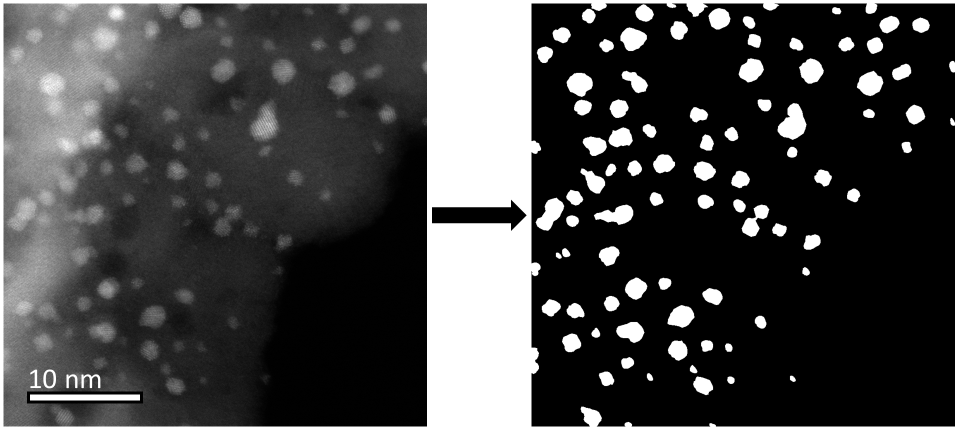
#> input picture example_segmentation.png, 1920 x 861 px (shown at 1/2 size)
$ python -i particle_segmentation.py   (imports and definitions only)
#> lines starting #> are read from the running program, lines starting #| are printed output that depends on the picture; after the words box and inside, x2 and y2 are one past the last pixel; in counts of white or black regions, pixels touching at a corner belong together
#> further down, picture is the input picture: shape (861, 1920); min 0, max 255, mean 69.9
# ana.rebeka.kamsek@ki.si, 2022

import numpy as np
import cv2
from scipy.signal import argrelextrema
from scipy.interpolate import splprep, splev
import matplotlib.pyplot as plt


def extract_histogram(image):
    """Extracts the intensity histogram from a grayscale image.

    :param image: a grayscale image
    :return: a flattened intensity histogram
    """

    max_value = np.iinfo(image.dtype).max
#> max_value = 255
    hist = cv2.calcHist([image], [0], None, [max_value], [0, max_value])
#> hist = 255 values, max 703846 at index 0, min 75 at index 234, mean 5370.8
    cv2.normalize(hist, hist)

    return hist.flatten()


def support_removal(image, show_hist=False):
    """Sets the pixels outside of particle regions to zero.

    Uses an intensity histogram to determine the threshold value. Works when the atomic number of
    the support is significantly lower than that of the particles and when there are no significant
    specimen thickness variations, i.e., when the support is uniform.
    :param image: input image
    :param show_hist: a Boolean value to determine whether the image histogram should be displayed
    :return: a thresholded image with particle areas retaining their original values
    """

    hist = extract_histogram(image)
#> hist = 255 values, max 0.993 at index 0, min 0.000106 at index 234, mean 0.00758

    # cut everything with a lower intensity than the second minimum
    # zero values are common when the image includes a vacuum region
    local_min = argrelextrema(hist, np.less)
    second_min = int(str(local_min)[14:16])
#> second_min = 10

    # optional display of a histogram and key values used for thresholding
    ax = plt.subplot(111)
    ax.plot(hist)
    plt.title("Histogram")
    plt.xlabel("Intensity (pixel value)")
    plt.ylabel("Frequency (share of pixels)")
    plt.vlines(second_min, 0, np.amax(hist) * 1.05, colors='red')
    if show_hist:
        plt.show()
    else:
        plt.close()
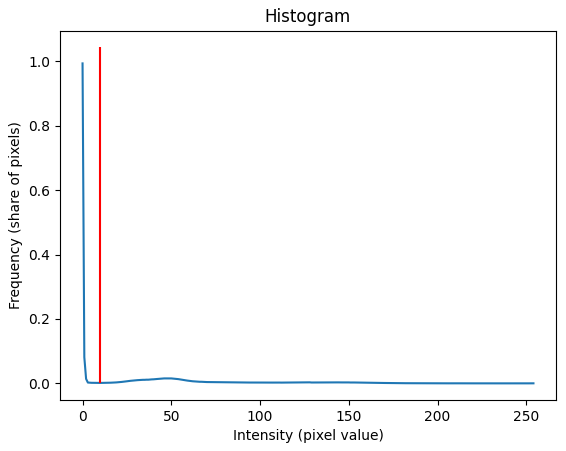
#> figure drawn by matplotlib, 1 panel; curve peaks at x = 0, y = 0.993

    # setting pixels with too low or too high values to zero
    _, thresholded = cv2.threshold(image, 0, second_min, cv2.THRESH_TOZERO)

    return thresholded


def particle_thresholding(image):
    """Constructs a binary mask containing all particles in an image and the corresponding background area.

    :param image: input image
    :return: a mask with all particles, an image with the background area
    """

    # preparation for segmentation and contouring
    image_2 = support_removal(image)
    _, thresh = cv2.threshold(image_2, 0, 255, cv2.THRESH_BINARY + cv2.THRESH_OTSU)
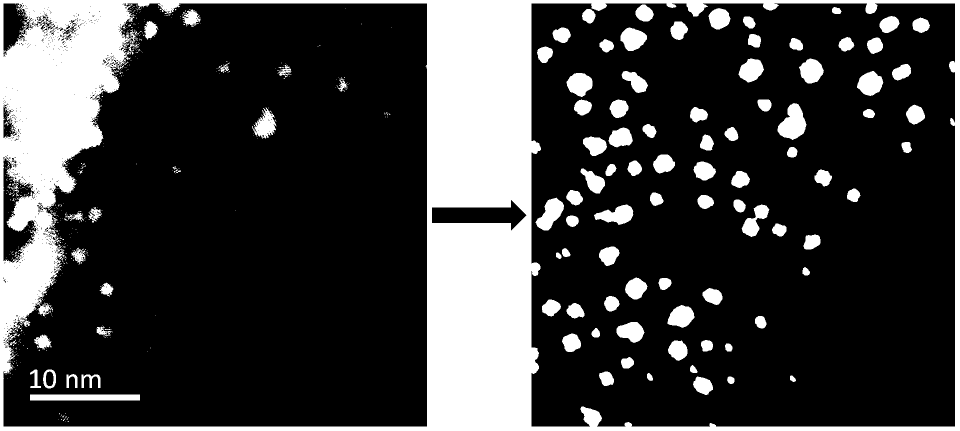
#> thresh: shape (861, 1920) (shown at 1/2 size); 23.5% white; 693 white regions (587 under 20 px), largest, box (x1, y1, x2, y2) and area: (0, 0, 1920, 861) 309097, (1555, 206, 1613, 280) 2672, (60, 789, 280, 801) 2640

    # noise removal
    kernel = np.ones((4, 4), np.uint8)
    opening = cv2.morphologyEx(thresh, cv2.MORPH_OPEN, kernel, iterations=2)
#> opening: shape (861, 1920); 22.3% white; 94 white regions, largest, box (x1, y1, x2, y2) and area: (0, 0, 1920, 861) 296898, (1558, 209, 1614, 280) 2654, (62, 791, 282, 803) 2640

    # determine background area, dilation increases object boundaries towards the background
    background = cv2.dilate(opening, kernel, iterations=1)
#> background: shape (861, 1920); 24.3% white; 87 white regions, largest, box (x1, y1, x2, y2) and area: (0, 0, 1920, 861) 314581, (61, 790, 284, 805) 3345, (1557, 208, 1616, 282) 3056
    background = cv2.morphologyEx(background, cv2.MORPH_CLOSE, kernel, iterations=2)
#> background: shape (861, 1920); 24.4% white; 81 white regions, largest, box (x1, y1, x2, y2) and area: (0, 0, 1920, 861) 316052, (63, 792, 286, 807) 3345, (1169, 259, 1271, 318) 3239

    mask = cv2.normalize(background, background, alpha=0, beta=1, norm_type=cv2.NORM_MINMAX)

    return mask, background


def watershed_segmentation(image):
    """Performs watershed segmentation on a thresholded image containing supported particles.

    Determines the foreground and the background for a given image, assigns the labels to objects
    and performs the watershed algorithm. Works well for appropriately preprocessed images, where
    the particle signal is significantly more prominent than the rest.
    :param image: input image
    :return: two images representing the distances and particle markers
    """

    mask_particles, background = particle_thresholding(image)

    # determining the foreground
    dist_transform = cv2.distanceTransform(mask_particles, cv2.DIST_L2, 5)
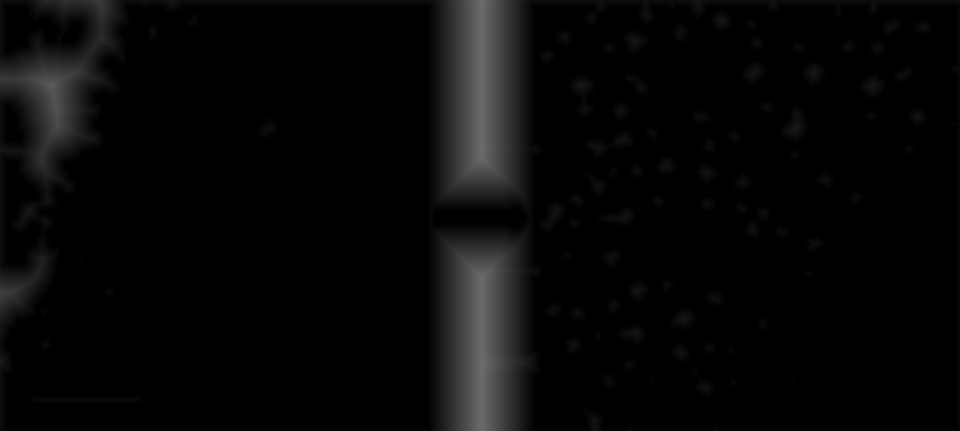
#> dist_transform: shape (861, 1920) float32 (shown at 1/2 size); min 0, max 109, mean 7.2
    _, foreground = cv2.threshold(dist_transform, 0.01 * dist_transform.max(), np.iinfo(image.dtype).max, 0)
#> foreground: shape (861, 1920) float32; 23.3% white; 81 white regions, largest, box (x1, y1, x2, y2) and area: (0, 0, 1920, 861) 306800, (1170, 260, 1270, 317) 2979, (1138, 150, 1190, 235) 2922

    # determine the border between the foreground and the background
    foreground = np.uint8(foreground)
    unknown = cv2.subtract(background, foreground)
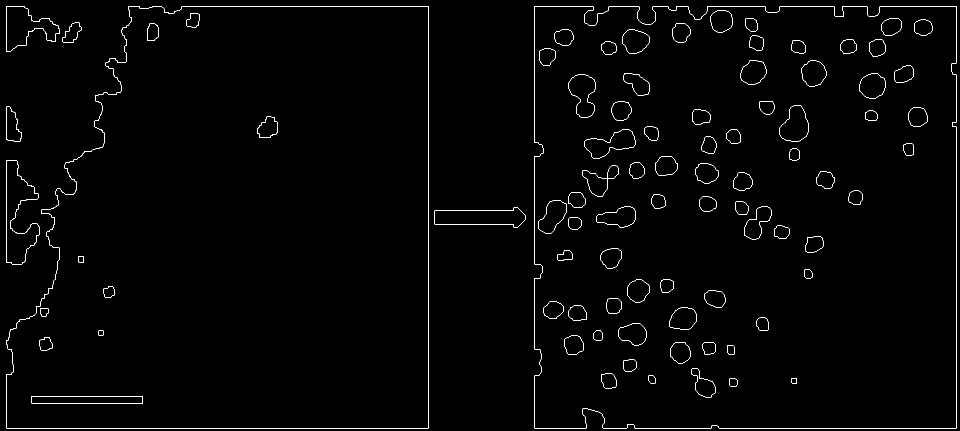
#> unknown: shape (861, 1920) (shown at 1/2 size); values 0 (black) and 1 (white), 1.1% white in thin lines or dots

    # label the background as 1, other objects with larger ints, and unknown as 0
    ret3, markers = cv2.connectedComponents(foreground)
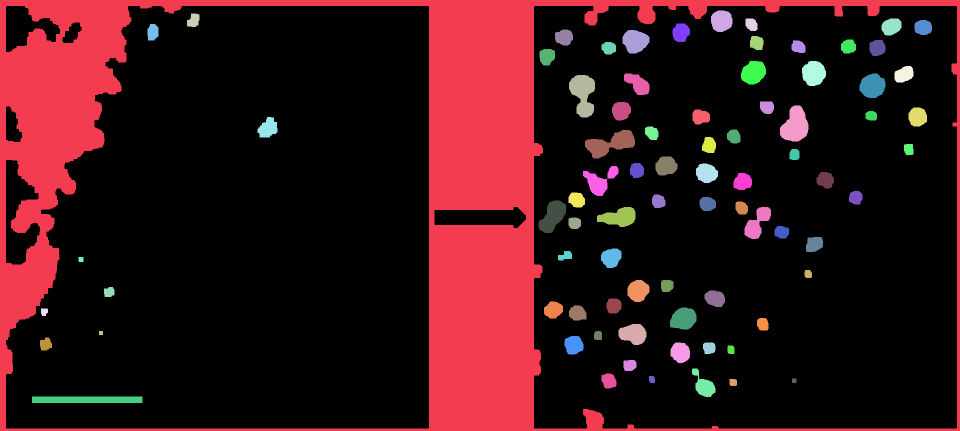
#> markers: shape (861, 1920) int32 (shown at 1/2 size); 82 distinct labels, from 0 to 81; one colour per label, 0 black
#> ret3 = 82
    markers = markers + 1
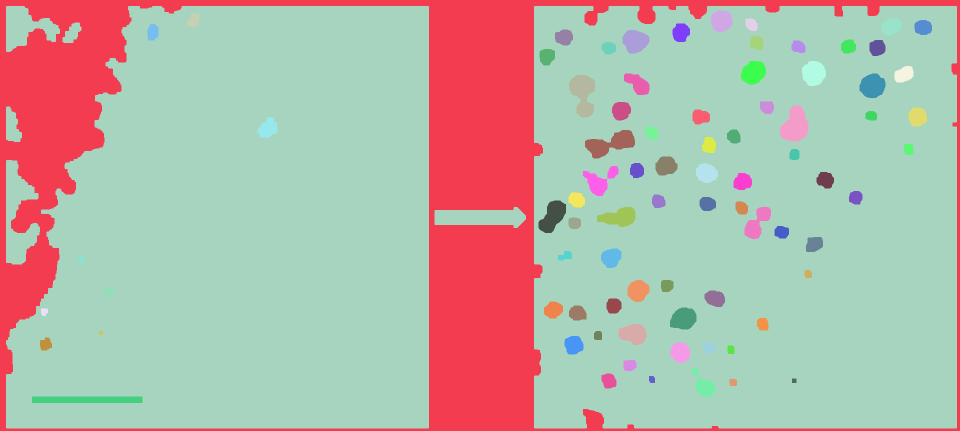
#> markers: shape (861, 1920) int32 (shown at 1/2 size); 82 distinct labels, from 1 to 82; one colour per label, 0 black
    markers[unknown == 255] = 0

    # mark the boundary region with -1, apply watershed
    image_3 = cv2.cvtColor(image, cv2.COLOR_GRAY2BGR)
    markers = cv2.watershed(image_3, markers)
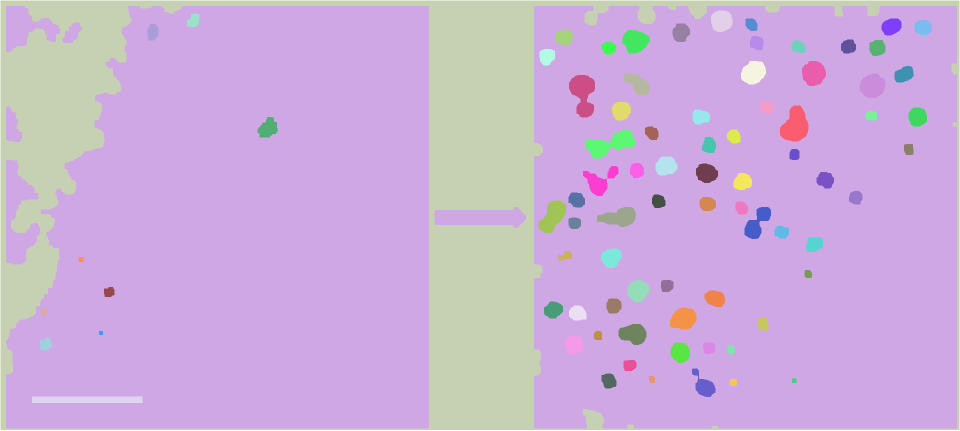
#> markers: shape (861, 1920) int32 (shown at 1/2 size); 83 distinct labels, from -1 to 82; one colour per label, 0 black, -1 white

    return dist_transform, markers


# [101 lines left out: functions make_individual_masks, blur_subtract, adaptive_segmentation, not called in this run]

>>> import cv2
>>> picture = cv2.imread('example_segmentation.png', cv2.IMREAD_GRAYSCALE)
>>> result = watershed_segmentation(picture)
